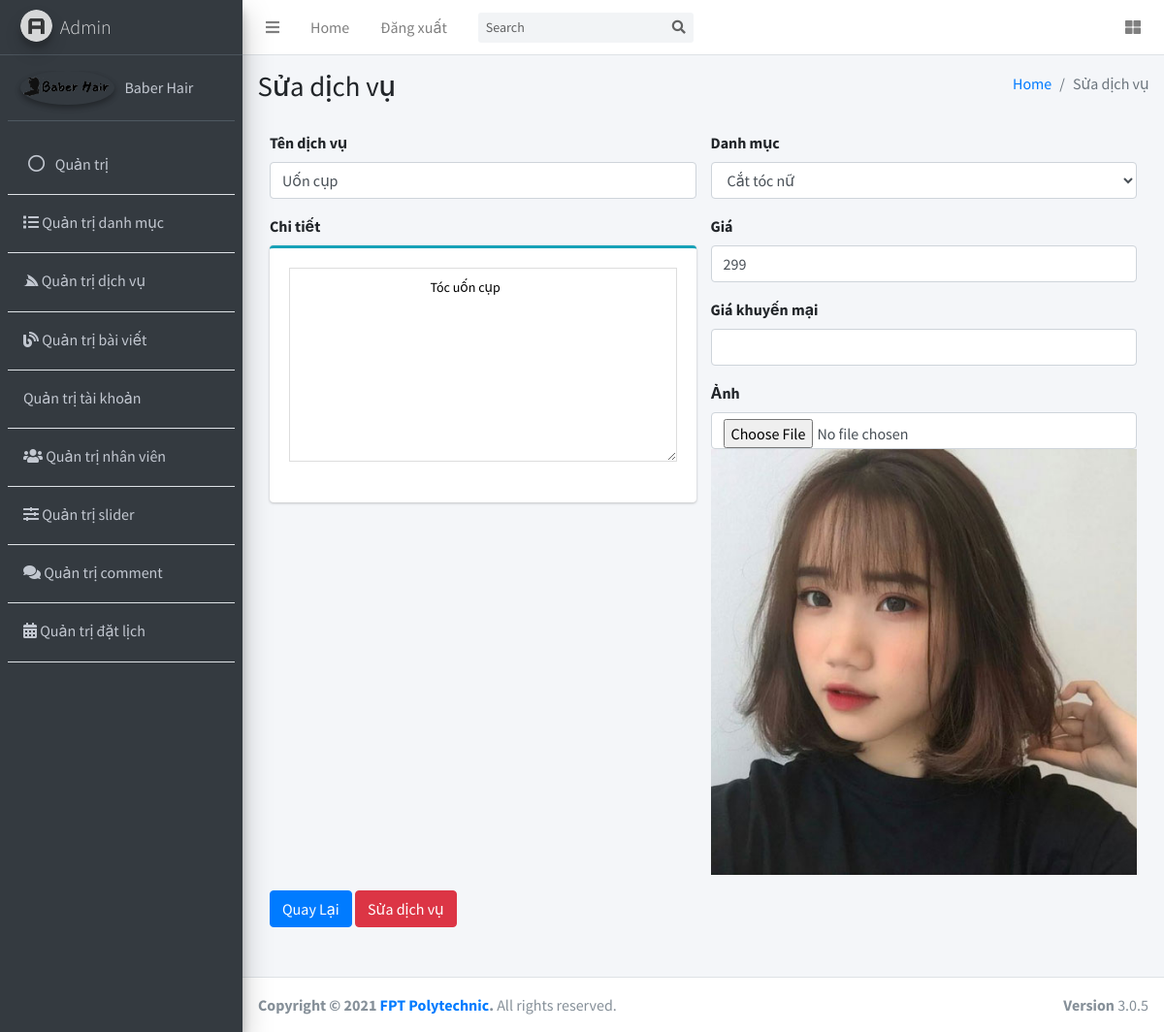
/admin/editService.php?service_id=2, run on the app's committed database.
### tables this page shows
CREATE TABLE `services` (
  `service_id` int(11) NOT NULL,
  `service_name` varchar(255) NOT NULL,
  `service_img` varchar(255) NOT NULL,
  `price` float NOT NULL,
  `sale` float NOT NULL,
  `detail` varchar(500) NOT NULL,
  `cate_id` int(11) NOT NULL
);

### admin/editService.php (the view, shortened to what this page needs)
<?php
require_once("../connection.php");
$sql = "SELECT * FROM categories";
$stmt = $conn->prepare($sql);
$stmt->execute();
$cate = $stmt->fetchAll(PDO::FETCH_ASSOC);
if (isset($_GET['service_id'])) {
    $id = $_GET['service_id'];
    $sql = "SELECT * FROM services where service_id = '$id'";
    $stmt = $conn->prepare($sql);
    $stmt->execute();
    $service = $stmt->fetch();
}
?>
<!DOCTYPE html>
<html lang="en">
<?php include_once("headerQT.php"); ?>
<body class="hold-transition sidebar-mini layout-fixed">
    <div class="wrapper">
        <div class="content-wrapper">
            <section class="content-header">
                <div class="container-fluid">
                    <div class="mb-2 row">
                        <div class="col-sm-6">
                            <h1>Sửa dịch vụ</h1>
                        </div>
                        <div class="col-sm-6">
                            <ol class="breadcrumb float-sm-right">
                                <li class="breadcrumb-item"><a href="#">Home</a></li>
                                <li class="breadcrumb-item active">Sửa dịch vụ</li>
                            </ol>
                        </div>
                    </div>
                </div>
                <form action="" method="post" enctype="multipart/form-data">
                    <div class="card-body">
                        <div class="row">
                            <div class="col-md-6">
                                <div class="form-group">
                                    <label>Tên dịch vụ</label>
                                    <input type="text" class="form-control" style="width: 100%;" name="service_name"
                                        value="<?= $service['service_name'] ?>">
                                </div>
                            </div>
                            <div class="col-md-6">
                                <div class="form-group">
                                    <label>Danh mục</label>
                                    <select name="cate_id" class="form-control" id="">
                                        <?php foreach ($cate as $cate) : ?>
                                        <?php if ($cate['cate_id'] == $service['cate_id']) : ?>
                                        <option selected value="<?= $cate['cate_id'] ?>"><?= $cate['cate_name'] ?>
                                        </option>
                                        <?php else : ?>
                                        <option value="<?= $cate['cate_id'] ?>"><?= $cate['cate_name'] ?></option>
                                        <?php endif; ?>
                                        <?php endforeach; ?>
                                    </select>
                                </div>
                            </div>
                        </div>
                        <div class="row">
                            <div class="col-md-6">
                                <div class="form-group">
                                    <label>Chi tiết</label>
                                    <div class="card card-outline card-info">
                                        <div class="card-body pad">
                                            <div class="mb-3">
                                                <textarea class="textarea" placeholder="Place some text here"
                                                    name="detail"
                                                    style="width: 100%; height: 200px; font-size: 14px; line-height: 18px; border: 1px solid #dddddd; padding: 10px;">
                                                <?= $service['detail'] ?>
                                                </textarea>
                                            </div>
                                        </div>
                                    </div>
                                </div>
                            </div>
                            <div class="col-md-6">
                                <div class="form-group">
                                    <label>Giá</label>
                                    <input type="text" name="price" id="" class="form-control"
                                        value="<?= $service['price'] ?>">
                                </div>
                                <div class="form-group">
                                    <label>Giá khuyến mại</label>
                                    <input type="text" name="sale" id="" class="form-control" <?= $service['sale'] ?>>
                                </div>
                                <div class="form-group">
                                    <label>Ảnh</label>
                                    <input type="file" name="service_img" class="form-control" style="width: 100%;"
                                        value="<?= $service['service_img'] ?>">
                                    <?php if (!empty($service['service_img'])) : ?>
                                    <img src="../upload/<?= $service['service_img'] ?>" alt="" width="100%">
                                    <br>
                                    <?php endif; ?>
                                </div>
                            </div>
                        </div>
                        <div class="row">
                            <div class="col-md-6">
                                <div class="form-group">
                                    <a class="btn btn-primary" href="service.php">Quay Lại</a>
                                    <button type="submit" class="btn btn-danger" name="btnSua">Sửa dịch vụ</button>
                                </div>
                            </div>
                        </div>
                    </div>
                </form>
        </div>
</body>
<?php
include_once("footerQT.php");
?>
</html>

### data on the page
services: service_name "Uốn cụp", detail "Tóc uốn cụp", price "299", service_img (picture)

### other printed values
form field cate_id "Cắt tóc nữ"
